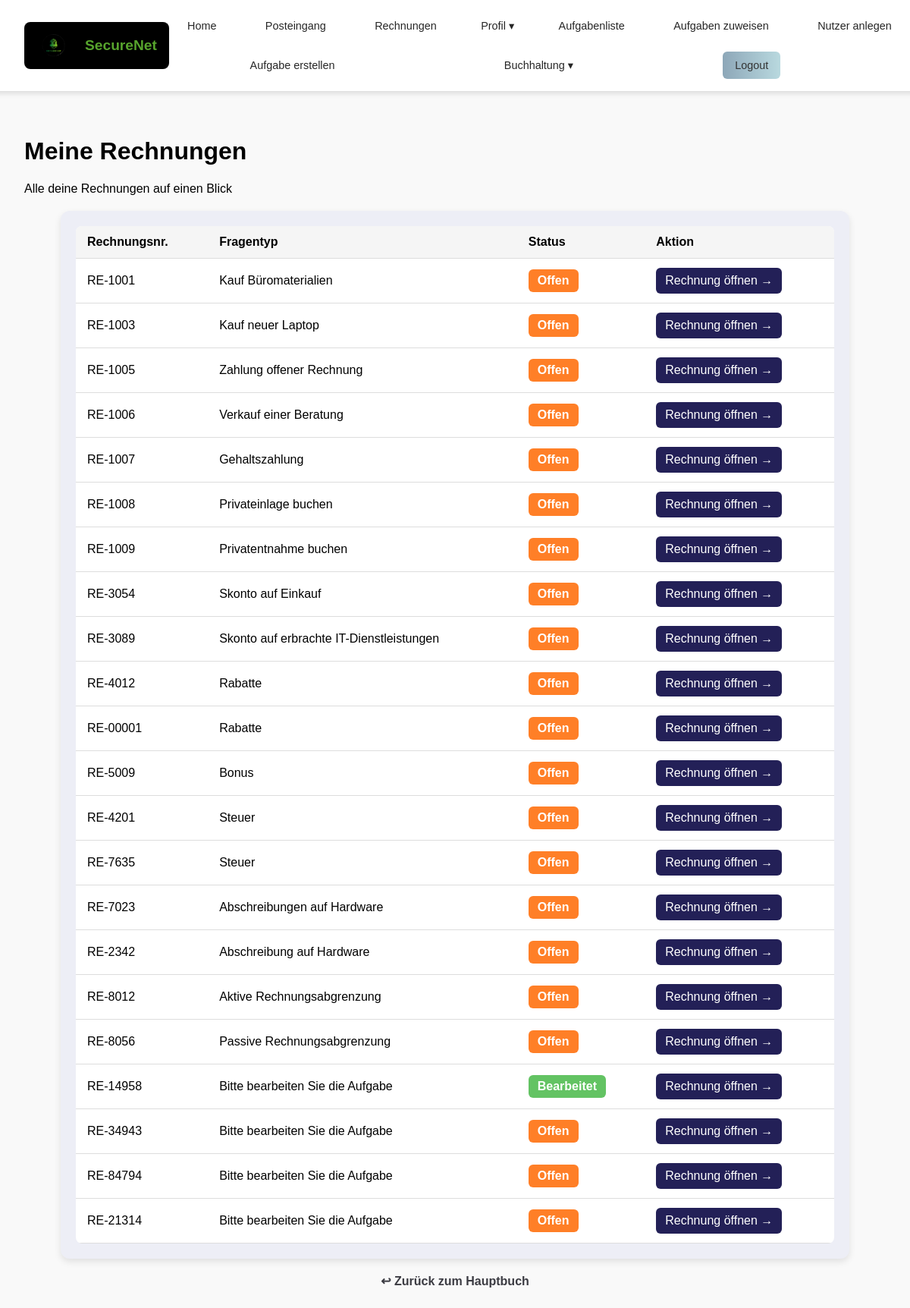
The page /posts/rechnungsuebersicht/ (signed in) on the database as committed earlier.
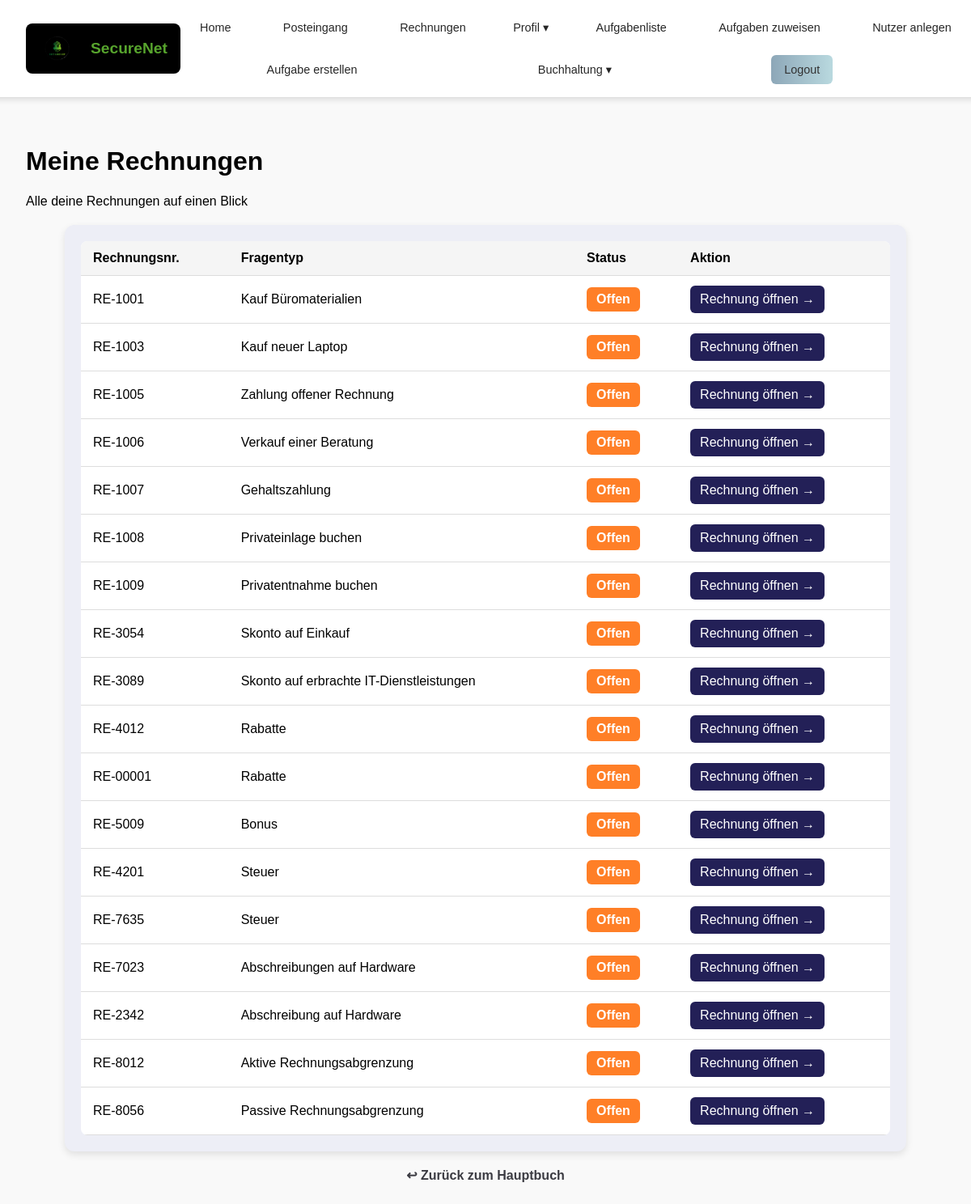
The same page on the database as committed later.
### posts/models.py (models this page shows, shortened)
class Aufgabe_neu(models.Model):
    RECHNUNGSTYPEN = [
        ('eingehend', 'Eingehende Rechnung'),
        ('ausgehend', 'Ausgehende Rechnung'),
        ('intern', 'Interner Vorgang'),
    ]
    unternehmen_kategorie = models.ForeignKey(Unternehmen, on_delete=models.CASCADE)
    fragentyp = models.ForeignKey(Aufgabenkategorie,null=True, on_delete=models.CASCADE)
    ersteller = models.IntegerField(null=True, blank=True)
    unterkategorie = models.IntegerField(null = True, blank=True, default = 1)
    fragentyp_text = models.CharField(null = True,max_length=255)
    mailtext = models.TextField()
    frage = models.TextField(null=True,default="Dieses Feld kann gelöscht werden")
    nutzungsdauer = models.IntegerField(null=True, blank=True)
    feedback_konto_falsch = models.TextField(null=True, blank=True, help_text="Feedback, wenn ein falsches Konto gewählt wurde.")
    feedback_betrag_falsch = models.TextField(null=True, blank=True, help_text="Feedback, wenn der Betrag falsch ist.")
    immer_feedback = models.BooleanField(null=True, blank=True)
    eigene_ansicht = models.TextField(blank=True, null=True, default='Secure Net\nTreskowallee 8\n10318 Berlin')
    rechnungsnummer = models.CharField(max_length=50, blank=True, null=True, default='RE-00001')
    datum = models.DateField(blank=True, null=True, auto_now_add=True)
    rechnungsbetrag = models.DecimalField(max_digits=10, decimal_places=2, blank=True, null=True, default=0.00)
    zahlweise = models.CharField(max_length=255, blank=True, null=True)
    verabschiedung = models.TextField(blank=True, null=True, default='Mit freundlichen Grüßen\nIhr Unternehmen')
    kontakt = models.TextField(blank=True, null=True, default='Tel: 01234 567890\nE-Mail: info@unternehmen.de')
    beschreibung = models.TextField(blank=True, null=True, default='Keine weiteren Details angegeben.')
    rechnungstyp = models.CharField(max_length=20, choices=RECHNUNGSTYPEN, default='intern')
    aufgabeninfo = models.TextField(null=True, blank=True, help_text="Optionaler Informationstext zur Aufgabe (HTML erlaubt).")

### posts/views.py (the view)
# urls.py: path('rechnungsuebersicht/', views.rechnungsuebersicht, name='rechnungsuebersicht'),
@login_required
def rechnungsuebersicht(request):
    user = request.user
    nutzer_aufgaben = NutzerAufgabe.objects.filter(nutzer=user)
    rechnungsdaten = []
    for nutzer_aufgabe in nutzer_aufgaben:
        aufgabe = nutzer_aufgabe.aufgabe
        buchungen = Buchung.objects.filter(aufgabe=aufgabe, nutzer=user)
        anzahl_buchungen = buchungen.count()
        anzahl_korrekturbuchungen = buchungen.filter(korrekturbuchung=True).count()
        rechnungsdaten.append({
            'id': aufgabe.id,
            'rechnungsnr': aufgabe.rechnungsnummer,
            'fragentyp_text': aufgabe.fragentyp_text,
            'anzahl_buchungen': anzahl_buchungen,
            'anzahl_korrekturbuchungen': anzahl_korrekturbuchungen,
            'aufgabenstatus': nutzer_aufgabe.bearbeitungsstand
        })
    return render(request, 'posts/rechnungsuebersicht.html', {'rechnungsdaten': rechnungsdaten})

### posts/templates/posts/rechnungsuebersicht.html
{% extends 'master_layout.html' %}
{% load static %}
{% block css %}
    <link rel="stylesheet" href="{% static 'css/rechnungsübersicht.css' %}">
{% endblock %}
{% block content %}
<h1 class="headline">Meine Rechnungen</h1>
<p class="subtext">Alle deine Rechnungen auf einen Blick</p>
<div class="content-wrapper">
    <table>
        <thead>
            <tr>
                <th>Rechnungsnr.</th>
                <th>Fragentyp</th>
                <th>Status</th>
                <th>Aktion</th>
            </tr>
        </thead>
        <tbody>
            {% for rechnung in rechnungsdaten %}
                <tr>
                    <td>{{ rechnung.rechnungsnr }}</td>
                    <td>{{ rechnung.fragentyp_text }}</td>
                    <td>
                        {% if rechnung.aufgabenstatus == "offen" %}
                            <span class="status offen">Offen</span>
                        {% else %}
                            <span class="status bearbeitet">Bearbeitet</span>
                        {% endif %}
                    </td>
                    <td>
                        <a href="{% url 'posts:rechnung_detail' rechnung.id %}" class="btn">
                            Rechnung öffnen →
                        </a>
                    </td>
                </tr>
            {% empty %}
                <tr>
                    <td colspan="6">Keine Rechnungen gefunden.</td>
                </tr>
            {% endfor %}
        </tbody>
    </table>
</div>
<a href="{% url 'posts:hauptbuch' %}" class="back-btn">↩ Zurück zum Hauptbuch</a>
{% endblock %}

Rows that differ between the two databases and show on the page:
removed Aufgabe_neu: rechnungsnr "RE-14958", fragentyp_text "Bitte bearbeiten Sie die Aufgabe"
removed Aufgabe_neu: rechnungsnr "RE-34943", fragentyp_text "Bitte bearbeiten Sie die Aufgabe"
removed Aufgabe_neu: rechnungsnr "RE-84794", fragentyp_text "Bitte bearbeiten Sie die Aufgabe"
removed Aufgabe_neu: rechnungsnr "RE-21314", fragentyp_text "Bitte bearbeiten Sie die Aufgabe"
Other text that changed with them:
list line gone: "Bearbeitet Rechnung öffnen →"
list line gone: "Offen Rechnung öffnen →"
